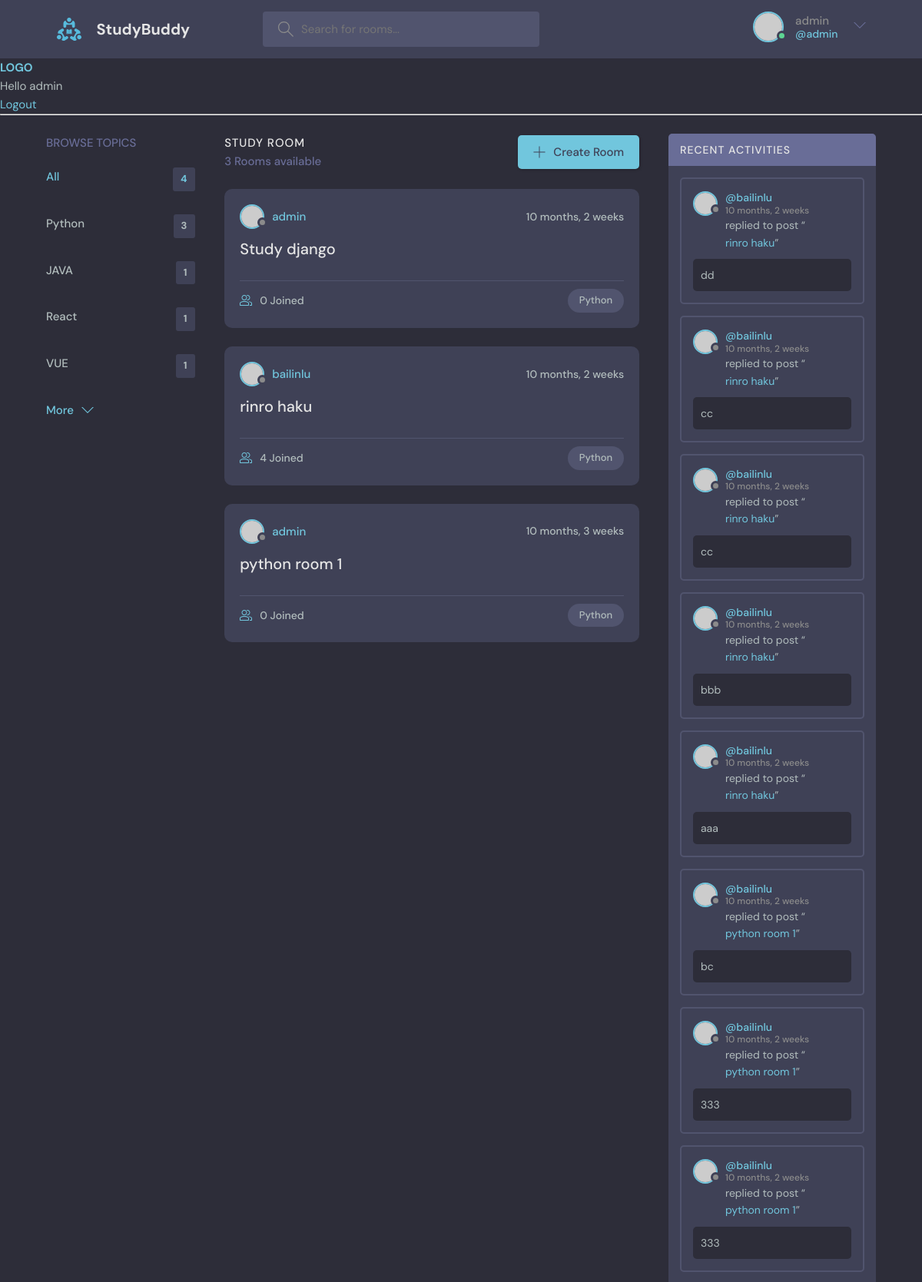
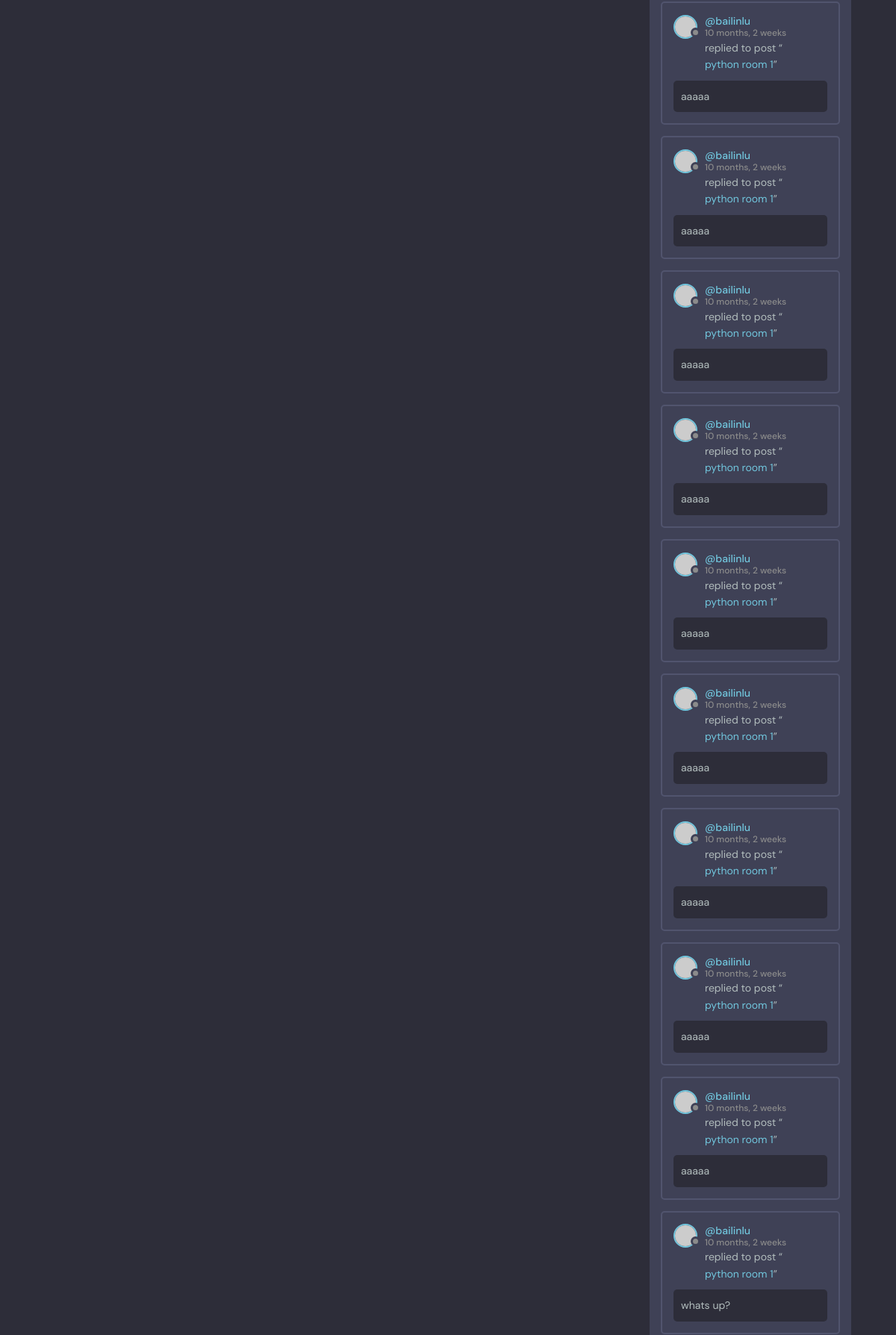
The app's page /?q=Python (signed in, upper part) with its own data (2 pictures, top to bottom).
### base/models.py (models this page shows, shortened)
class Topic(models.Model):
    name = models.CharField(max_length=200)
    def __str__(self):
        return self.name

class Room(models.Model):
    host = models.ForeignKey(User, on_delete=models.SET_NULL, null=True)
    topic = models.ForeignKey(Topic, on_delete=models.SET_NULL, null=True)
    name = models.CharField(max_length=200)
    description = models.TextField(null=True,blank=True)
    participants = models.ManyToManyField(User, related_name='participants', blank=True)
    updated = models.DateTimeField(auto_now=True)
    created = models.DateTimeField(auto_now_add=True)
    class Meta:
        ordering = ['-updated', '-created']
    def __str__(self):
        return self.name

class Message(models.Model):
    user = models.ForeignKey(User, on_delete=models.CASCADE)
    room = models.ForeignKey(Room, on_delete=models.CASCADE)
    body = models.TextField()
    updated = models.DateTimeField(auto_now=True)
    created = models.DateTimeField(auto_now_add=True)
    class Meta:
        ordering = ['-updated', '-created']

### base/views.py (the view)
# urls.py: path('', views.home, name="home"),
@login_required(login_url='login')
def home(request):
    q= request.GET.get('q') if request.GET.get('q') != None else ''
    rooms = Room.objects.filter(
        Q(topic__name__icontains=q) |
        Q(name__icontains=q) |
        Q(description__icontains=q))
    topics = Topic.objects.all()
    room_count = rooms.count()
    room_messages = Message.objects.filter(Q(room__topic__name__icontains=q))
    context = {'rooms': rooms, 'topics': topics,
                'room_count': room_count, 'room_messages': room_messages}
    return render(request, 'base/home.html', context)

### base/templates/base/home.html (shortened to what this page needs)
{% extends 'main.html' %}
{% block content %}
<main class="layout layout--3">
  <div class="container">
    {% include 'base/topics_component.html' %}
    <div class="roomList">
      <div class="roomList__header">
        <div>
          <h2>Study Room</h2>
          <p>{{room_count}} Rooms available</p>
        </div>
        <a class="btn btn--main" href="create-room.html">
          <svg
            version="1.1"
            xmlns="http://www.w3.org/2000/svg"
            width="32"
            height="32"
            viewBox="0 0 32 32"
          >
            <title>add</title>
            <path
              d="M16.943 0.943h-1.885v14.115h-14.115v1.885h14.115v14.115h1.885v-14.115h14.115v-1.885h-14.115v-14.115z"
            ></path>
          </svg>
          Create Room
        </a>
      </div>
      {% include 'base/feed_component.html' %}
    </div>
    {% include 'base/activity_component.html' %}
</main>
{% endblock %}

### templates/navbar.html (shortened to what this page needs)
{% load static %}
<header class="header header--loggedIn">
  <div class="container">
    <a href="{% url 'home' %}" class="header__logo">
      <img src="{% static 'images/logo.svg' %}" />
      <h1>StudyBuddy</h1>
    </a>
    <form class="header__search" method="GET" action="{% url 'home' %}">
      <label>
        <input placeholder="Search for rooms..." name="q"/>
      </label>
    </form>
    <nav class="header__menu">
      {% if request.user.is_authenticated %}
      <div class="header__user">
        <a href="profile.html">
          <div class="avatar avatar--medium active">
            <img src="https://randomuser.me/api/portraits/men/37.jpg" />
          </div>
          <p>{{request.user.username}} <span>@{{request.user.username}}</span></p>
        </a>
        <button class="dropdown-button">
          <svg version="1.1" xmlns="http://www.w3.org/2000/svg" width="32" height="32" viewBox="0 0 32 32">
            <title>chevron-down</title>
            <path d="M16 21l-13-13h-3l16 16 16-16h-3l-13 13z"></path>
          </svg>
        </button>
      </div>
      {% else %}
      <a href="{% url 'login' %}">
        <img src="{% static 'images/avatar.svg' %}" />
        <p>Login</p>
      </a>
      {% endif %}
    </nav>
  </div>
</header>
<a href="/">
  <h1>LOGO</h1>
</a>
{% if request.user.is_authenticated %}
<p>Hello {{ request.user }}</p>
<a href="{% url 'logout' %}">Logout</a>
{% else %}
<a href="{% url 'login' %}">Login</a>
{% endif %}
<hr />

### base/templates/base/topics_component.html
<div class="topics">
  <div class="topics__header">
    <h2>Browse Topics</h2>
  </div>
  <ul class="topics__list">
    <li>
      <a href="{% url 'home' %}" class="active">All <span>{{topics.count}}</span></a>
    </li>
    {% for topic in topics%}
    <div>
      <li>
        <a href="{% url 'home' %}?q={{topic.name}}">{{topic}}<span>{{topic.room_set.all.count}}</span></a>
      </li>
    </div>
    {% endfor%}
  </ul>
  <a class="btn btn--link" href="topics.html">
    More
    <svg
      version="1.1"
      xmlns="http://www.w3.org/2000/svg"
      width="32"
      height="32"
      viewBox="0 0 32 32"
    >
      <title>chevron-down</title>
      <path d="M16 21l-13-13h-3l16 16 16-16h-3l-13 13z"></path>
    </svg>
  </a>
</div>

### base/templates/base/feed_component.html (shortened to what this page needs)
{% for room in rooms %}
<div class="roomListRoom">
    <div class="roomListRoom__header">
      <a href="{% url 'user-profile' room.host.id %}" class="roomListRoom__author">
        <div class="avatar avatar--small">
          <img src="https://randomuser.me/api/portraits/women/11.jpg" />
        </div>
        <span>{{room.host.username}}</span>
      </a>
      <div class="roomListRoom__actions">
        <span>{{room.created|timesince}} </span>
      </div>
    </div>
    <div class="roomListRoom__content">
      <a href="{% url 'room' room.id %}">{{room.name}}</a>
    </div>
    <div class="roomListRoom__meta">
      <a href="{% url 'user-profile' room.host.id %}" class="roomListRoom__joined">
        {{room.participants.all.count}} Joined
    </a>
      <p class="roomListRoom__topic">{{room.topic.name}}</p>
    </div>
  </div>
  {% endfor %}

### base/templates/base/activity_component.html (shortened to what this page needs)
<div class="activities">
    <div class="activities__header">
      <h2>Recent Activities</h2>
    </div>
    {% for message in room_messages %}
    <div class="activities__box">
      <div class="activities__boxHeader roomListRoom__header">
        <a href="{% url 'user-profile' message.user.id %}" class="roomListRoom__author">
          <div class="avatar avatar--small">
            <img src="https://randomuser.me/api/portraits/women/11.jpg" />
          </div>
          <p>
            @{{message.user}}
            <span>{{message.created|timesince}}</span>
          </p>
        </a>
      </div>
      <div class="activities__boxContent">
        <p>
          replied to post “<a href="{% url 'room' message.room.id %}">{{message.room}}</a
          >”
        </p>
        <div class="activities__boxRoomContent">
          {{message.body}}
        </div>
      </div>
    </div>
    {% endfor%}
  </div>
</div>

### records on screen
Topic: name "Python", room_set.all.count "3"
Topic: name "JAVA", room_set.all.count "1"
Topic: name "React", room_set.all.count "1"
Topic: name "VUE", room_set.all.count "1"
Room: host.username "admin", created "10 months, 2 weeks", name "Study django", participants.all.count "0", topic.name "Python"
Room: host.username "bailinlu", created "10 months, 2 weeks", name "rinro haku", participants.all.count "4", topic.name "Python"
Room: host.username "admin", created "10 months, 3 weeks", name "python room 1", participants.all.count "0", topic.name "Python"
Message: user "bailinlu", created "10 months, 2 weeks", room "rinro haku", body "dd"
Message: user "bailinlu", created "10 months, 2 weeks", room "rinro haku", body "cc"
Message: user "bailinlu", created "10 months, 2 weeks", room "rinro haku", body "cc"
Message: user "bailinlu", created "10 months, 2 weeks", room "rinro haku", body "bbb"
Message: user "bailinlu", created "10 months, 2 weeks", room "rinro haku", body "aaa"
Message: user "bailinlu", created "10 months, 2 weeks", room "python room 1", body "bc"
Message: user "bailinlu", created "10 months, 2 weeks", room "python room 1", body "333"
Message: user "bailinlu", created "10 months, 2 weeks", room "python room 1", body "333"
Message: user "bailinlu", created "10 months, 2 weeks", room "python room 1", body "aaaaa"
Message: user "bailinlu", created "10 months, 2 weeks", room "python room 1", body "aaaaa"
Message: user "bailinlu", created "10 months, 2 weeks", room "python room 1", body "aaaaa"
Message: user "bailinlu", created "10 months, 2 weeks", room "python room 1", body "aaaaa"
Message: user "bailinlu", created "10 months, 2 weeks", room "python room 1", body "aaaaa"
Message: user "bailinlu", created "10 months, 2 weeks", room "python room 1", body "aaaaa"
Message: user "bailinlu", created "10 months, 2 weeks", room "python room 1", body "aaaaa"
Message: user "bailinlu", created "10 months, 2 weeks", room "python room 1", body "aaaaa"
Message: user "bailinlu", created "10 months, 2 weeks", room "python room 1", body "aaaaa"
Message: user "bailinlu", created "10 months, 2 weeks", room "python room 1", body "whats up?"

### other values on screen
{{ request.user.username }} "admin"
{{ request.user }} "admin"
{{ topics.count }} "4"
{{ room_count }} "3"
